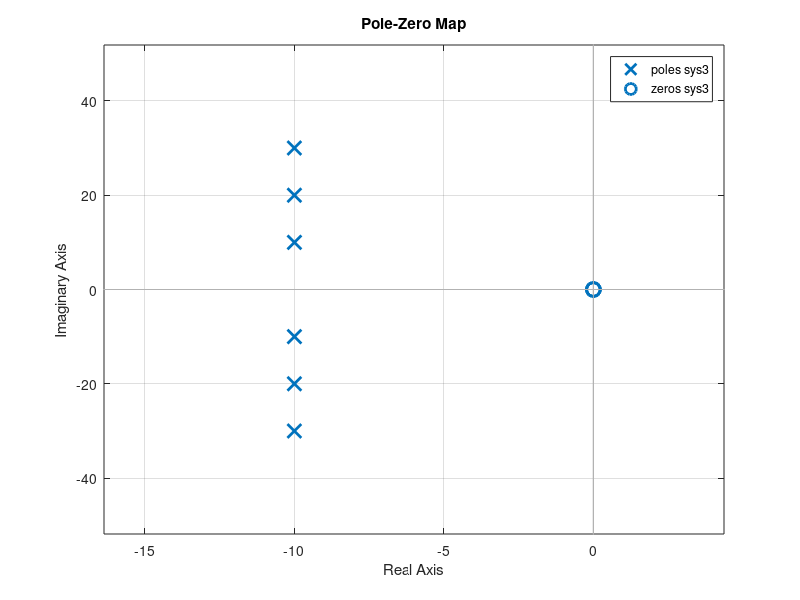

This chart was generated by the following MATLAB code:
 %% Title:Control System-Second Order System:vertical shifting
%Author:Shivakumar Naga Vankadhara
%PS No:99003727
%Date:11/04/2021
%Version:1.7


%% This Document has movement of poles for Second Order System


zeros = 0;
poles = [-10+20i -10-20i];
gain = 1;
sys1 = zpk(zeros,poles,gain);
hold on
pzmap(sys1)
[wn,zeta]=damp(sys1)
   
zeros = 0;
poles = [-10+10i -10-10i];
gain = 1;
sys2 = zpk(zeros,poles,gain);
hold on
pzmap(sys2)
[wn,zeta]=damp(sys2)

zeros = 0;
poles = [-10+30i -10-30i];
gain = 1;
sys3 = zpk(zeros,poles,gain);
pzmap(sys3)
[wn,zeta]=damp(sys3)
%% Analysis of vertical movement of poles:
% 1.for the upward movement of the pole Overshoot increases, frequency
% increases , Damping gets reduced so the system is becoming stable when it
% is moving upward.
% 2.So for the Downward movement of the pole Overshoot decreases, frequency
% decreases, Damping gets increased so thr system is getting less stable. 
